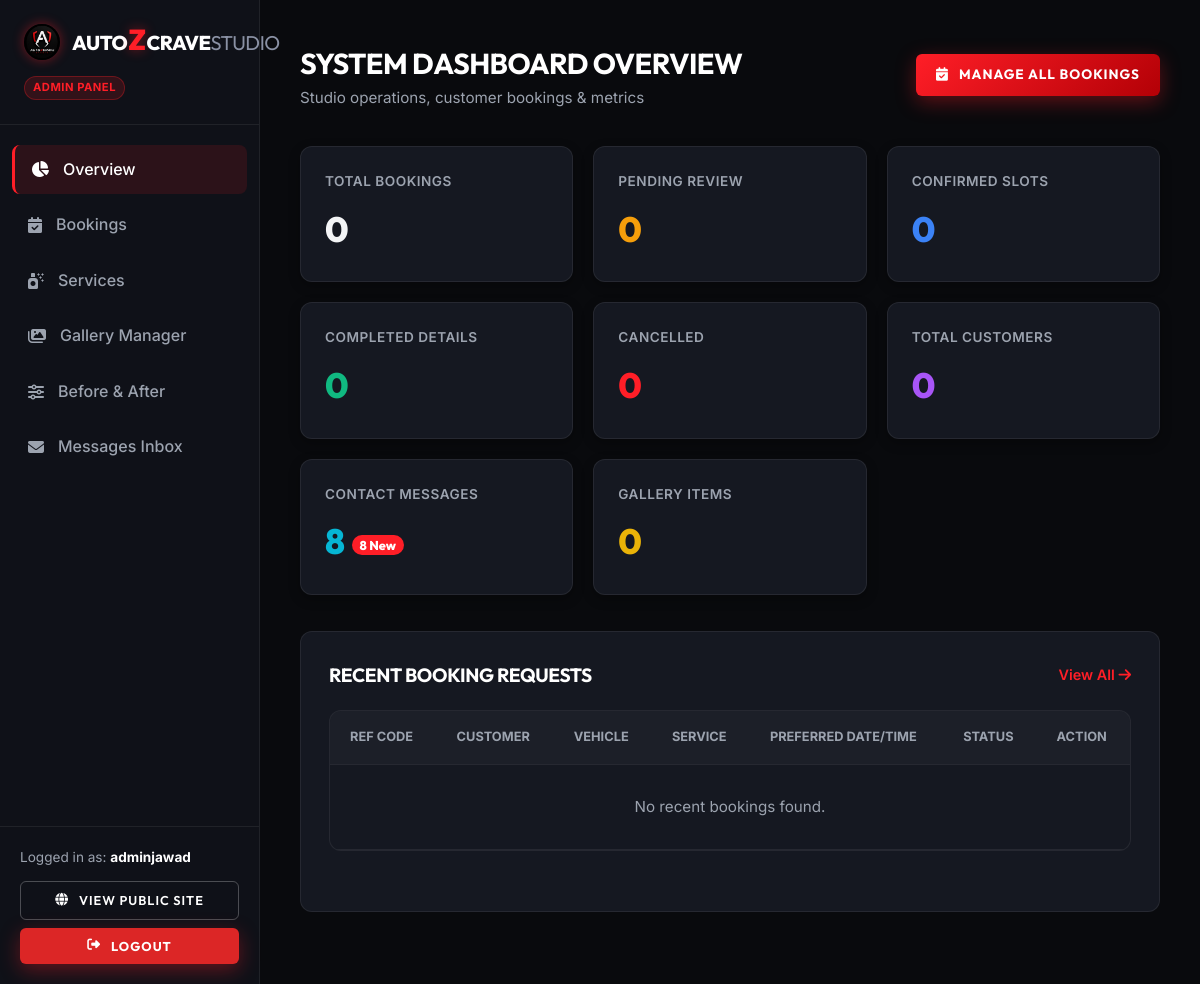
Page /admin/ (signed in) on the earlier database version.
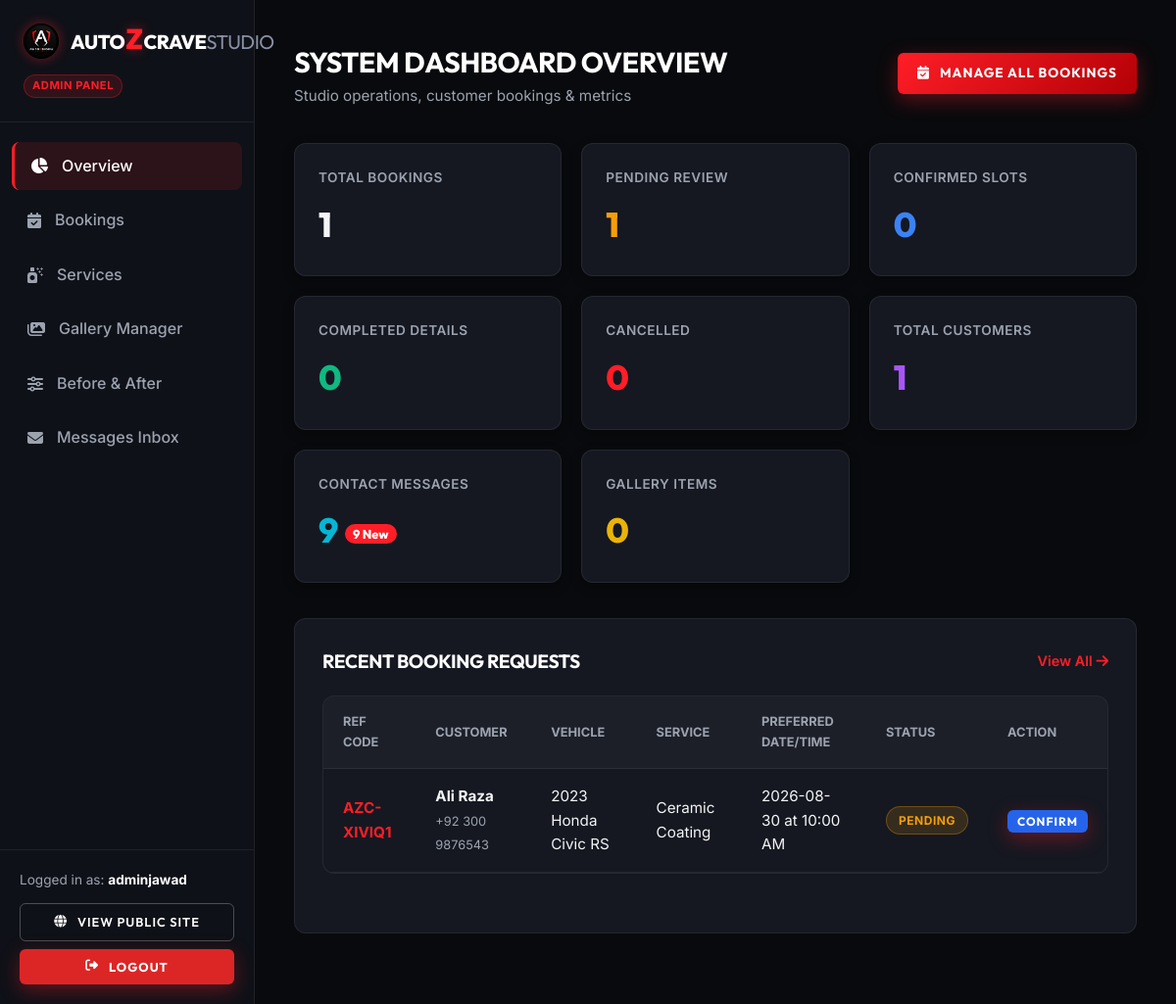
Same page on the later database version.
### models/booking.py (models this page shows, shortened)
class Booking(db.Model):
    __tablename__ = 'bookings'
    id = db.Column(db.Integer, primary_key=True)
    reference_code = db.Column(db.String(20), unique=True, nullable=False, default=generate_booking_ref, index=True)
    customer_name = db.Column(db.String(100), nullable=False)
    customer_email = db.Column(db.String(120), nullable=False)
    customer_phone = db.Column(db.String(30), nullable=False)
    vehicle_make = db.Column(db.String(50), nullable=False)
    vehicle_model = db.Column(db.String(50), nullable=False)
    vehicle_year = db.Column(db.String(10), nullable=False)
    service_id = db.Column(db.Integer, db.ForeignKey('services.id'), nullable=False)
    preferred_date = db.Column(db.String(20), nullable=False)
    preferred_time = db.Column(db.String(20), nullable=False)
    additional_notes = db.Column(db.Text, nullable=True)
    status = db.Column(db.String(20), default='Pending', nullable=False)  # Pending, Confirmed, Completed, Cancelled
    created_at = db.Column(db.DateTime, default=datetime.utcnow)

### models/service.py (models this page shows, shortened)
class Service(db.Model):
    __tablename__ = 'services'
    id = db.Column(db.Integer, primary_key=True)
    name = db.Column(db.String(100), nullable=False)
    description = db.Column(db.Text, nullable=False)
    price = db.Column(db.String(50), nullable=True)  # e.g., "PKR 45,000" or "Starting PKR 30,000"
    duration = db.Column(db.String(50), nullable=True)  # e.g., "1 - 2 Days"
    image = db.Column(db.String(255), nullable=True)
    is_active = db.Column(db.Boolean, default=True, nullable=False)
    created_at = db.Column(db.DateTime, default=datetime.utcnow)
    bookings = db.relationship('Booking', backref='service', lazy=True, cascade='all, delete-orphan')

### routes/admin.py (the view)
@admin_bp.route('/')
@admin_required
def dashboard():
    total_bookings = Booking.query.count()
    pending_bookings = Booking.query.filter_by(status='Pending').count()
    confirmed_bookings = Booking.query.filter_by(status='Confirmed').count()
    completed_bookings = Booking.query.filter_by(status='Completed').count()
    cancelled_bookings = Booking.query.filter_by(status='Cancelled').count()
    total_messages = ContactMessage.query.count()
    unread_messages = ContactMessage.query.filter_by(status='Unread').count()
    total_gallery = GalleryItem.query.count()
    unique_customers = db.session.query(Booking.customer_email).distinct().count()
    recent_bookings = Booking.query.order_by(Booking.created_at.desc()).limit(8).all()
    recent_messages = ContactMessage.query.order_by(ContactMessage.created_at.desc()).limit(5).all()
    return render_template('admin/dashboard.html',
                           total_bookings=total_bookings,
                           pending_bookings=pending_bookings,
                           confirmed_bookings=confirmed_bookings,
                           completed_bookings=completed_bookings,
                           cancelled_bookings=cancelled_bookings,
                           total_messages=total_messages,
                           unread_messages=unread_messages,
                           total_gallery=total_gallery,
                           unique_customers=unique_customers,
                           recent_bookings=recent_bookings,
                           recent_messages=recent_messages)

### models/user.py (called while the page is built)
    def is_admin(self):
        return self.role == 'admin'

### routes/admin.py (called while the page is built)
def admin_required(f):
    @wraps(f)
    @login_required
    def decorated_function(*args, **kwargs):
        if not current_user.is_admin():
            flash('Admin authorization required.', 'error')
            return redirect(url_for('auth.login'))
        return f(*args, **kwargs)
    return decorated_function

### templates/admin/dashboard.html (shortened to what the changed rows need)
{% extends "admin/base_admin.html" %}
{% block content %}
<div class="admin-header">
    <div>
        <h1 class="admin-page-title">SYSTEM DASHBOARD OVERVIEW</h1>
    </div>
</div>
<div class="stats-grid">
    <div class="stat-card">
        <span class="stat-label">Total Bookings</span>
        <div class="stat-value">{{ total_bookings }}</div>
    </div>
    <div class="stat-card">
        <span class="stat-label">Pending Review</span>
        <div class="stat-value pending">{{ pending_bookings }}</div>
    </div>
    <div class="stat-card">
        <span class="stat-label">Total Customers</span>
        <div class="stat-value" style="color: #a855f7;">{{ unique_customers }}</div>
    </div>
    <div class="stat-card">
        <span class="stat-label">Contact Messages</span>
        <div class="stat-value" style="color: #06b6d4;">{{ total_messages }} {% if unread_messages %}<span style="font-size: 0.8rem; background: var(--admin-red); color:#fff; padding:2px 8px; border-radius:50px; vertical-align:middle;">{{ unread_messages }} New</span>{% endif %}</div>
    </div>
</div>
<div class="admin-card-box">
    <div class="admin-table-container">
        <table class="admin-table">
            <thead>
                <tr>
                    <th>REF CODE</th>
                    <th>CUSTOMER</th>
                    <th>VEHICLE</th>
                    <th>SERVICE</th>
                    <th>PREFERRED DATE/TIME</th>
                    <th>STATUS</th>
                    <th>ACTION</th>
                </tr>
            </thead>
            <tbody>
                {% for b in recent_bookings %}
                <tr>
                    <td style="font-weight: 700; color: var(--admin-red);">{{ b.reference_code }}</td>
                    <td>
                        <strong style="display:block;">{{ b.customer_name }}</strong>
                        <span style="font-size:0.8rem; color:var(--admin-muted);">{{ b.customer_phone }}</span>
                    </td>
                    <td>{{ b.vehicle_year }} {{ b.vehicle_make }} {{ b.vehicle_model }}</td>
                    <td>{{ b.service.name }}</td>
                    <td>{{ b.preferred_date }} at {{ b.preferred_time }}</td>
                    <td>
                        <span class="badge badge-{{ b.status.lower() }}">{{ b.status }}</span>
                    </td>
                    <td>
                        <form action="{{ url_for('admin.update_booking_status', booking_id=b.id) }}" method="POST" style="display:inline-flex; gap:4px;">
                            {% if b.status == 'Pending' %}
                            <button type="submit" name="status" value="Confirmed" class="btn-primary" style="padding: 4px 10px; font-size: 0.75rem; background: #2563eb;">Confirm</button>
                            {% elif b.status == 'Confirmed' %}
                            <button type="submit" name="status" value="Completed" class="btn-primary" style="padding: 4px 10px; font-size: 0.75rem; background: #059669;">Complete</button>
                            {% else %}
                            <a href="{{ url_for('admin.bookings') }}" style="font-size: 0.85rem; color: var(--admin-muted);">Manage</a>
                            {% endif %}
                        </form>
                    </td>
                </tr>
                {% else %}
                <tr>
                    <td colspan="7" style="text-align: center; color: var(--admin-muted); padding: 30px;">No recent bookings found.</td>
                </tr>
                {% endfor %}
            </tbody>
        </table>
    </div>
</div>
{% endblock %}

Differences in the rows shown:
added Booking: reference_code "AZC-XIVIQ1", customer_name "Ali Raza", customer_phone "+92 300 9876543", vehicle_year "2023", vehicle_make "Honda", vehicle_model "Civic RS", service.name "Ceramic Coating", preferred_date "2026-08-30", preferred_time "10:00 AM", status "PENDING", shows "CONFIRM"
Other differences:
{{ total_bookings }}: "0" → "1"
{{ pending_bookings }}: "0" → "1"
{{ unique_customers }}: "0" → "1"
{{ total_messages }}: "8" → "9"
{{ unread_messages }}: "8" → "9"
text no longer shown: "No recent bookings found."
